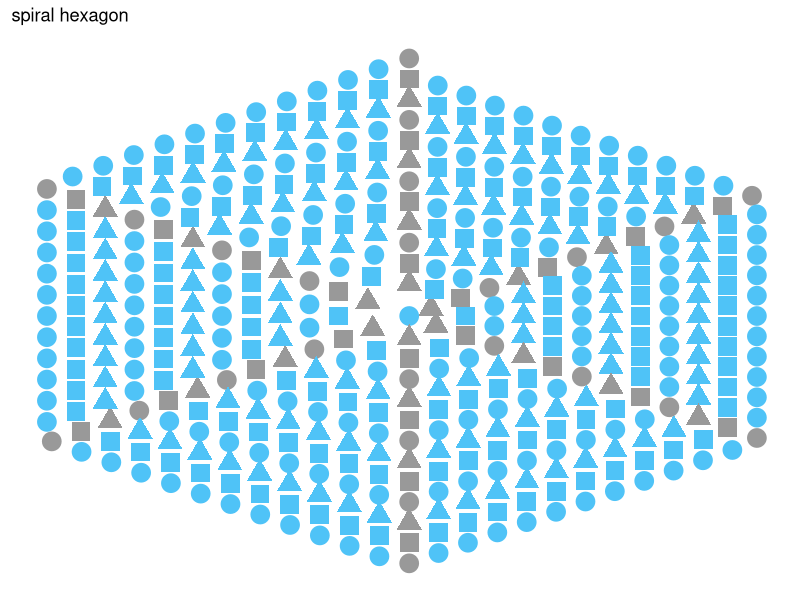

The R script that drew this image: (Note: this script raises an error after producing the figure.)
library(ggplot2)
library(dplyr)


crochet_theme <- theme(panel.grid = element_blank(), 
                       panel.background = element_rect(fill = "white"),
                       axis.text = element_blank(), 
                       axis.ticks = element_blank(), 
                       axis.title = element_blank(),
                       legend.position = "none")

##THIS ONE IS GOOD
hex_points1 <- function(n, distance = 0.5) {
  sides <- 6
  t <- distance * .75
  r <- t * (sqrt(3) / 2)
  x <- c(0)
  y <- c(0)
  rnd <- c(0)
  pos <- c(0)
  for(i in 1:n) {
    rnd <- c(rnd, rep(i, i*sides))
    pos <- c(pos, 1:(i*sides))
    for(j in 1:sides) {
      xx <- c(0, r, r, 0, -(r), -(r), 0)
      yy <- c(t, (t / 2), -(t / 2), -(t), -(t / 2), (t / 2), t)
      newx <- seq(xx[j], xx[j+1], length.out = i+1)
      newy <- seq(yy[j], yy[j+1], length.out = i+1)
      x <- c(x, newx[-1])
      y <- c(y, newy[-1])
      t <- t + distance / sides
      r <- t * (sqrt(3) / 2)
    }
  }
  stitch <- 0:(length(x)-1)
  return(data.frame(cbind(stitch, x, y, rnd, pos)))
}


##just x and y
hex_points0 <- function(n, distance = 0.5) {
  sides <- 6
  t <- distance
  r <- t * (sqrt(3) / 2)
  x <- c(0)
  y <- c(0)
  for(i in 1:n) {
    for(j in 1:sides) {
      xx <- c(0, r, r, 0, -(r), -(r), 0)
      yy <- c(t, (t / 2), -(t / 2), -(t), -(t / 2), (t / 2), t)
      newx <- seq(xx[j], xx[j+1], length.out = i+1)
      newy <- seq(yy[j], yy[j+1], length.out = i+1)
      x <- c(x, newx[-1])
      y <- c(y, newy[-1])
      t <- t + distance / sides
      r <- t * (sqrt(3) / 2)
    }
  }
  return(data.frame(cbind(x, y)))
}

newhex1 <- hex_points1(12)

newhex00 <- newhex1 %>%
  mutate(inc = ifelse(pos %% rnd == 0 & rnd > 0, 1, 0))

newhex00$rnd <- factor(newhex00$rnd)
newhex00$inc <- factor(newhex00$inc)
newhex00$pos <- factor(newhex00$pos)

cbPalette0 <- c("#4FC3F7", "#999999", "#C2185B")
cbPalette <- rep(cbPalette0, 7)
rndShapes0 <- c(19, 17, 15)
rndShapes <- rep(rndShapes0, 5)

ggplot(newhex00, aes(x = x, y = y, col = inc, shape = rnd)) + 
  geom_point(size = 6) + scale_colour_manual(values=cbPalette) +
  scale_shape_manual(values=rndShapes) +
  crochet_theme + 
  ggtitle("spiral hexagon")





#add other columns to spiral circle
spiral01 <- cbind(spiral00, rnd = newhex00$rnd, pos = newhex00$pos,
                  inc = newhex00$inc)

ggplot(spiral01, aes(x = x, y = y, shape = inc)) + 
  geom_point(size = 7) + 
  crochet_theme 

?count
count(newhex00, c("rnd", "pos"))

rnd_count <- newhex00 %>%
  count(rnd) %>%
  arrange(desc(n))
rnd_count$n


rnd_count %>%
  mutate(share = n / sum(n),
         rnd = reorder(rnd, share))
?reorder

# Creating a bar plot from `bb_count`
bb_count %>%
  slice(1:20) %>%
  mutate(share = n / sum(n),
         chord = reorder(chord, share)) %>%
  ggplot(aes(x = chord, y = share, fill = chord)) +
  geom_col() +
  coord_flip() +
  xlab("Chord") +
  ylab("Share of total chords") 



## part 2: HEXAGON BUGGALOO
##NO SPIRAL - NESTED HEXAGONS
hex_points2 <- function(n, distance = 0.5) {
  sides <- 6
  t <- 0.1
  r <- t * (sqrt(3) / 2)
  x <- c(0)
  y <- c(0)
  rnd <- c(0)
  pos <- c(0)
  hexion <- c(0)
  for(i in 1:n) {
    rnd <- c(rnd, rep(i, i*sides))
    pos <- c(pos, 1:(i*sides))
    for(j in 1:sides) {
      xx <- c(0, r, r, 0, -(r), -(r), 0)
      yy <- c(t, (t / 2), -(t / 2), -(t), -(t / 2), (t / 2), t)
      newx <- seq(xx[j], xx[j+1], length.out = i+1)
      newy <- seq(yy[j], yy[j+1], length.out = i+1)
      hexion <- c(hexion, rep(j, (i * sides / 6)))
      x <- c(x, newx[-1])
      y <- c(y, newy[-1])
    }
    t <- t + distance / sides
    r <- t * (sqrt(3) / 2)
  }
  stitch <- 0:(length(x)-1)
  return(data.frame(cbind(stitch, x, y, rnd, pos, hexion)))
}


hexes <- hex_points2(12)
newhex2 <- hexes %>%
  mutate(rnd2 = ifelse(rnd %% 2 == 0, 1, 0.8))

newhex2$rnd <- factor(newhex2$rnd)

newhex2$pos <- factor(newhex2$pos)
newhex2$hexion <- factor(newhex2$hexion)
#newhex2$rnd2 <- factor(newhex2$rnd2)

hexPalette0 <- c( "#8ffb65", "#ff55f8", "#428789")
hexPalette <- c("black", rep(hexPalette0, 2))
ggplot(newhex2, aes(x = x, y = y, col = hexion, alpha = rnd2)) + 
  geom_point(size = 9) + scale_colour_manual(values=hexPalette) +
  crochet_theme  + 
  scale_alpha(range = c(0.5, 1.0))


